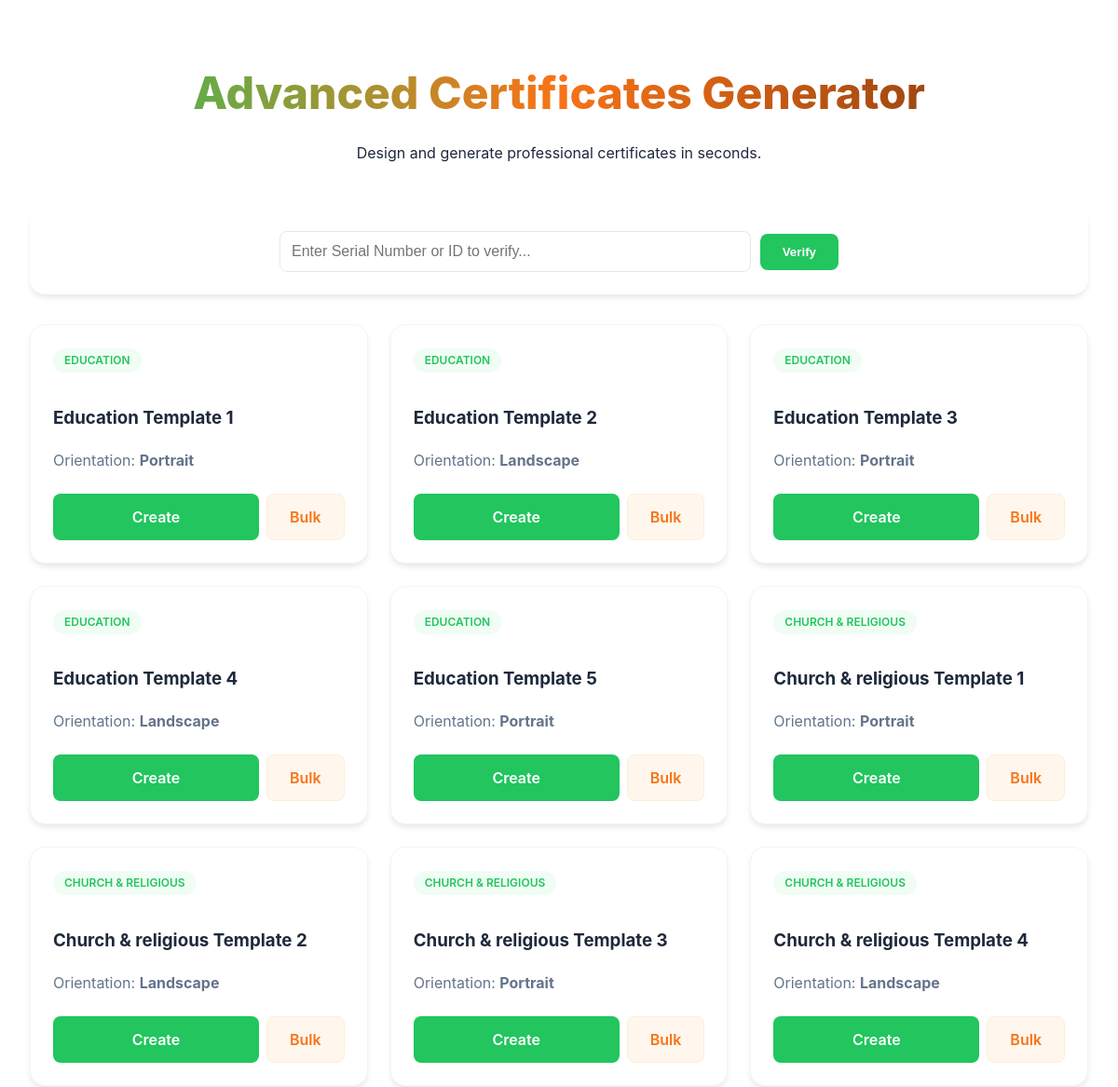
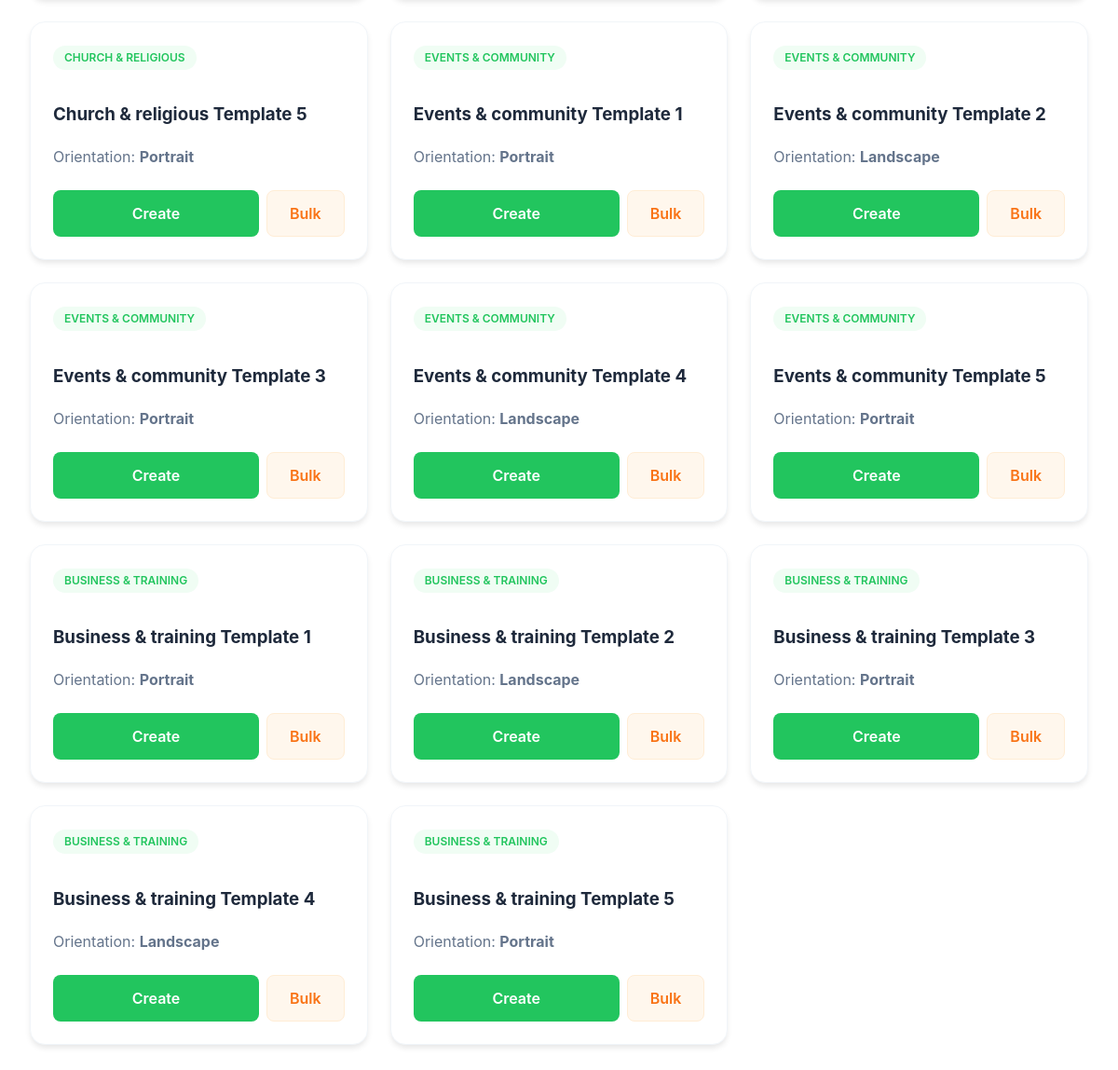
Before: / with the older database file (2 pictures, top to bottom).
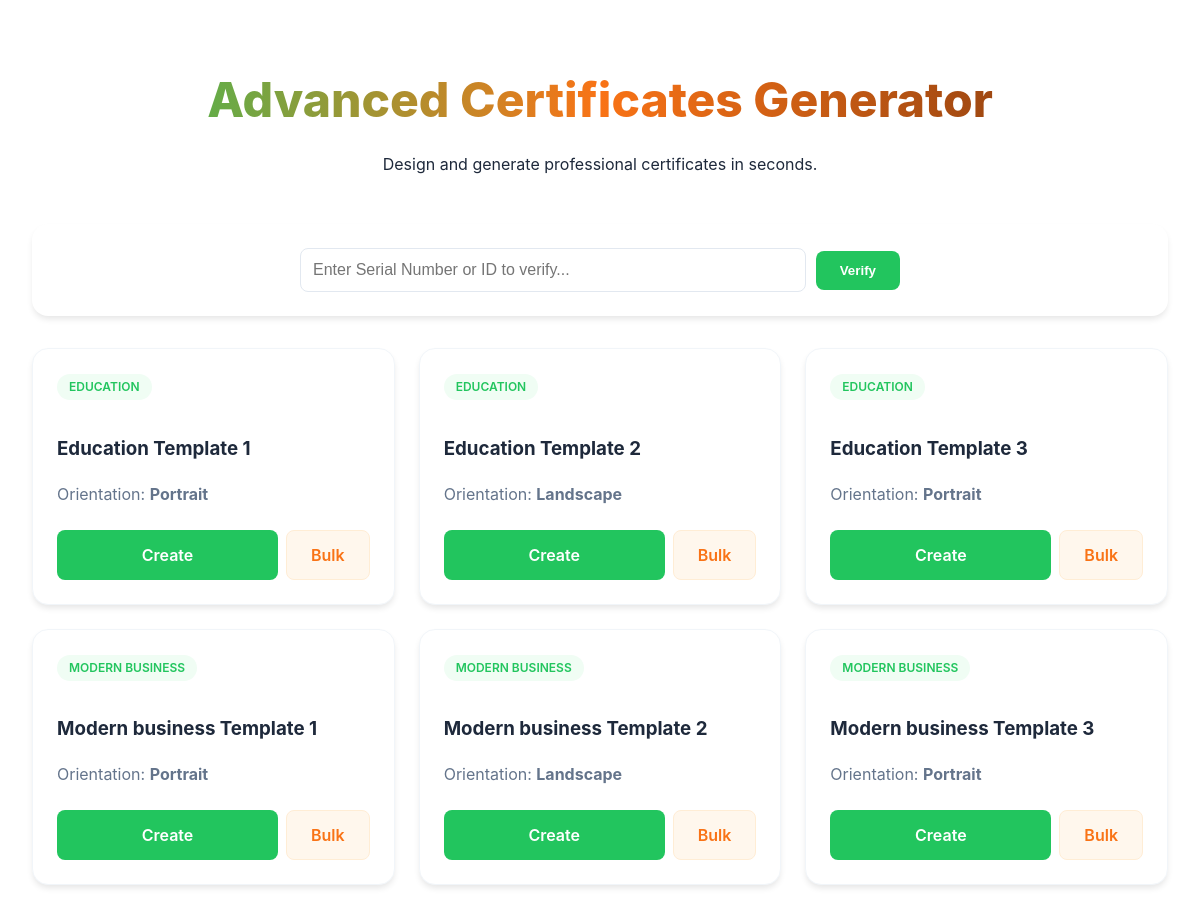
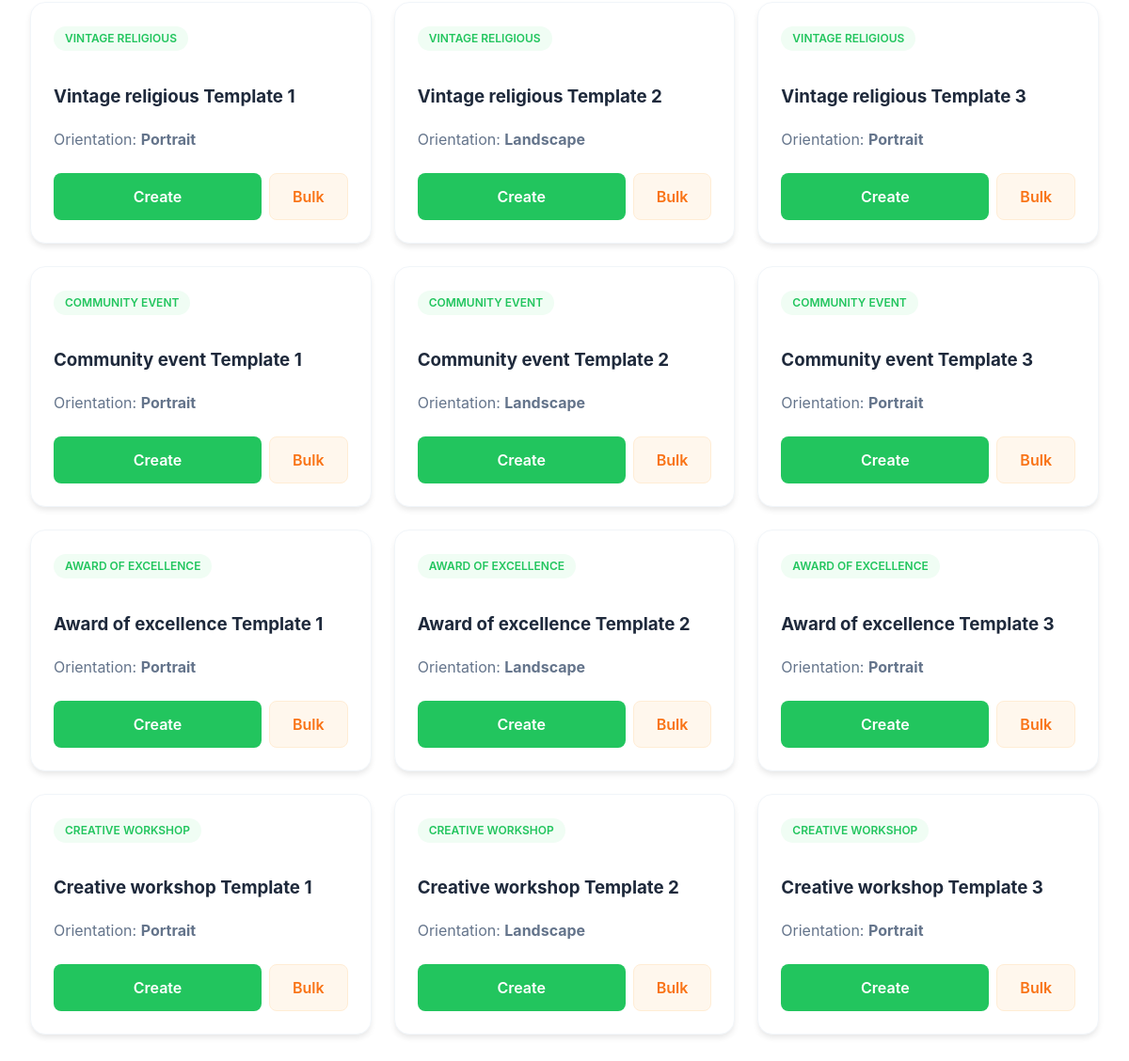
After: the same page with the newer database file (2 pictures, top to bottom).
### tables this page shows
CREATE TABLE templates (
                id INTEGER PRIMARY KEY AUTOINCREMENT,
                name TEXT,
                category TEXT,
                orientation TEXT,
                background TEXT,
                config_json TEXT
            );

### app.py (the view)
@app.route('/')
def index():
    db = get_db()
    templates = db.execute('SELECT * FROM templates').fetchall()
    return render_template('index.html', templates=templates)

### app.py (called while the page is built)
def get_db():
    conn = sqlite3.connect(DATABASE)
    conn.row_factory = sqlite3.Row
    return conn

### templates/index.html (shortened to what this page needs)
<!DOCTYPE html>
<html lang="en">
<head>
    <link rel="stylesheet" href="{{ url_for('static', filename='style.css') }}">
</head>
<body>
    <div class="container">
        <div class="header">
            <h1>Advanced Certificates Generator</h1>
            <p>Design and generate professional certificates in seconds.</p>
        </div>
        <div class="header" style="margin-bottom: 2rem;">
            <div style="background: white; padding: 1.5rem; border-radius: 1rem; box-shadow: 0 4px 6px -1px rgb(0 0 0 / 0.1);">
                <form id="verify-form" style="display: flex; gap: 10px; align-items: center; max-width: 600px; margin: 0 auto;">
                    <input type="text" id="verify-input" placeholder="Enter Serial Number or ID to verify..." required style="flex: 1;">
                    <button type="submit" class="btn btn-primary">Verify</button>
                </form>
            </div>
        </div>
        <div class="grid">
            {% for template in templates %}
            <div class="card animate-in" style="animation-delay: {{ loop.index0 * 0.1 }}s">
                <span class="badge">{{ template.category }}</span>
                <h3>{{ template.name }}</h3>
                <p style="color: var(--text-light); margin-bottom: 1.5rem;">Orientation: <strong>{{ template.orientation | capitalize }}</strong></p>
                <div style="display: flex; gap: 0.5rem;">
                    <a href="{{ url_for('generate', template_id=template.id) }}" class="btn btn-primary" style="flex: 1;">Create</a>
                    <a href="{{ url_for('bulk', template_id=template.id) }}" class="btn btn-secondary" title="Bulk Generation">Bulk</a>
                </div>
            </div>
            {% endfor %}
        </div>
    </div>
</body>
</html>

### static/style.css (style rules this page uses)
:root { --primary: #22c55e; --primary-hover: #16a34a; --secondary: #f97316; --accent: #78350f; --bg: #ffffff; --card-bg: #ffffff; --text: #1e293b; --text-light: #64748b; }
body { font-family: 'Inter', system-ui, -apple-system, sans-serif; background-color: var(--bg); color: var(--text); line-height: 1.5; margin: 0; padding: 0; }
.container { max-width: 1200px; margin: 0 auto; padding: 2rem; }
.header { text-align: center; margin-bottom: 3rem; animation: fadeInDown 0.8s ease-out; }
h1 { font-size: 3rem; font-weight: 800; margin-bottom: 0.5rem; background: linear-gradient(to right, var(--primary), var(--secondary), var(--accent)); -webkit-background-clip: text; -webkit-text-fill-color: transparent; }
.grid { display: grid; grid-template-columns: repeat(auto-fill, minmax(300px, 1fr)); gap: 1.5rem; }
.card { background: var(--card-bg); border-radius: 1rem; padding: 1.5rem; box-shadow: 0 4px 6px -1px rgb(0 0 0 / 0.1); transition: all 0.3s cubic-bezier(0.4, 0, 0.2, 1); border: 1px solid #f1f5f9; }
.badge { display: inline-block; padding: 0.25rem 0.75rem; border-radius: 9999px; font-size: 0.75rem; font-weight: 600; background: #f0fdf4; color: var(--primary); margin-bottom: 1rem; }
.btn { display: inline-flex; align-items: center; justify-content: center; padding: 0.75rem 1.5rem; border-radius: 0.5rem; font-weight: 600; text-decoration: none; transition: all 0.2s; cursor: pointer; border: none; gap: 0.5rem; }
.btn-primary { background-color: var(--primary); color: white; }
.btn-secondary { background-color: #fff7ed; color: var(--secondary); border: 1px solid #ffedd5; }
input[type="text"], input[type="date"], input[type="file"], select { width: 100%; padding: 0.75rem; border: 1px solid #e2e8f0; border-radius: 0.5rem; transition: border-color 0.2s; font-size: 1rem; }
.animate-in { animation: fadeInUp 0.5s ease-out forwards; }

Changed rows visible on the page:
removed templates: category "BUSINESS & TRAINING", name "Business & training Template 4", orientation "Landscape"
removed templates: category "BUSINESS & TRAINING", name "Business & training Template 5", orientation "Portrait"
changed templates: category "EDUCATION" → "MODERN BUSINESS"; name "Education Template 4" → "Modern business Template 1"; orientation "Landscape" → "Portrait"
changed templates: category "EDUCATION" → "MODERN BUSINESS"; name "Education Template 5" → "Modern business Template 2"; orientation "Portrait" → "Landscape"
changed templates: category "CHURCH & RELIGIOUS" → "MODERN BUSINESS"; name "Church & religious Template 1" → "Modern business Template 3"
changed templates: category "CHURCH & RELIGIOUS" → "VINTAGE RELIGIOUS"; name "Church & religious Template 2" → "Vintage religious Template 1"; orientation "Landscape" → "Portrait"
changed templates: category "CHURCH & RELIGIOUS" → "VINTAGE RELIGIOUS"; name "Church & religious Template 3" → "Vintage religious Template 2"; orientation "Portrait" → "Landscape"
changed templates: category "CHURCH & RELIGIOUS" → "VINTAGE RELIGIOUS"; name "Church & religious Template 4" → "Vintage religious Template 3"; orientation "Landscape" → "Portrait"
changed templates: category "CHURCH & RELIGIOUS" → "COMMUNITY EVENT"; name "Church & religious Template 5" → "Community event Template 1"
changed templates: category "EVENTS & COMMUNITY" → "COMMUNITY EVENT"; name "Events & community Template 1" → "Community event Template 2"; orientation "Portrait" → "Landscape"
changed templates: category "EVENTS & COMMUNITY" → "COMMUNITY EVENT"; name "Events & community Template 2" → "Community event Template 3"; orientation "Landscape" → "Portrait"
changed templates: category "EVENTS & COMMUNITY" → "AWARD OF EXCELLENCE"; name "Events & community Template 3" → "Award of excellence Template 1"
changed templates: category "EVENTS & COMMUNITY" → "AWARD OF EXCELLENCE"; name "Events & community Template 4" → "Award of excellence Template 2"
changed templates: category "EVENTS & COMMUNITY" → "AWARD OF EXCELLENCE"; name "Events & community Template 5" → "Award of excellence Template 3"
changed templates: category "BUSINESS & TRAINING" → "CREATIVE WORKSHOP"; name "Business & training Template 1" → "Creative workshop Template 1"
changed templates: category "BUSINESS & TRAINING" → "CREATIVE WORKSHOP"; name "Business & training Template 2" → "Creative workshop Template 2"
changed templates: category "BUSINESS & TRAINING" → "CREATIVE WORKSHOP"; name "Business & training Template 3" → "Creative workshop Template 3"
